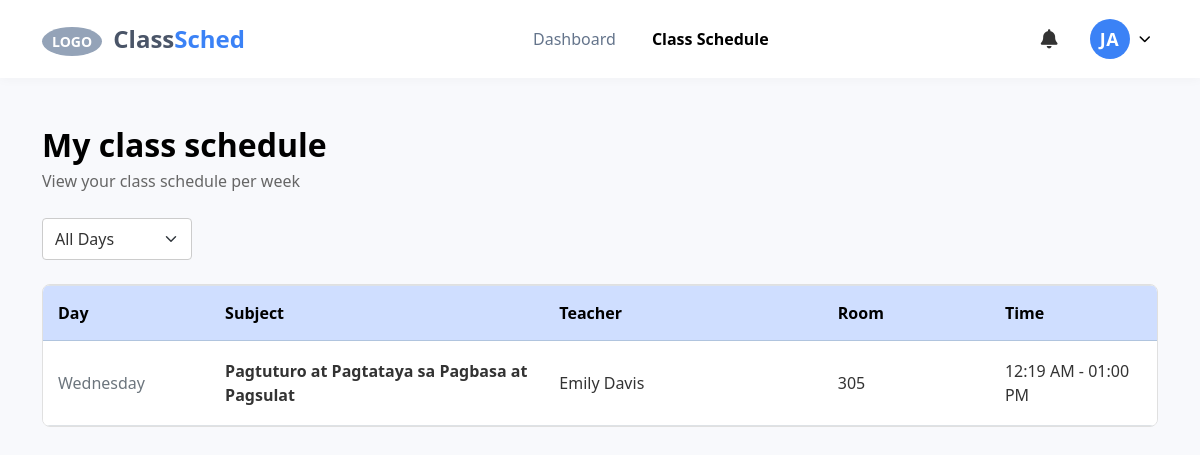
Page /src/student_schedule.php (signed in) on the earlier database version.
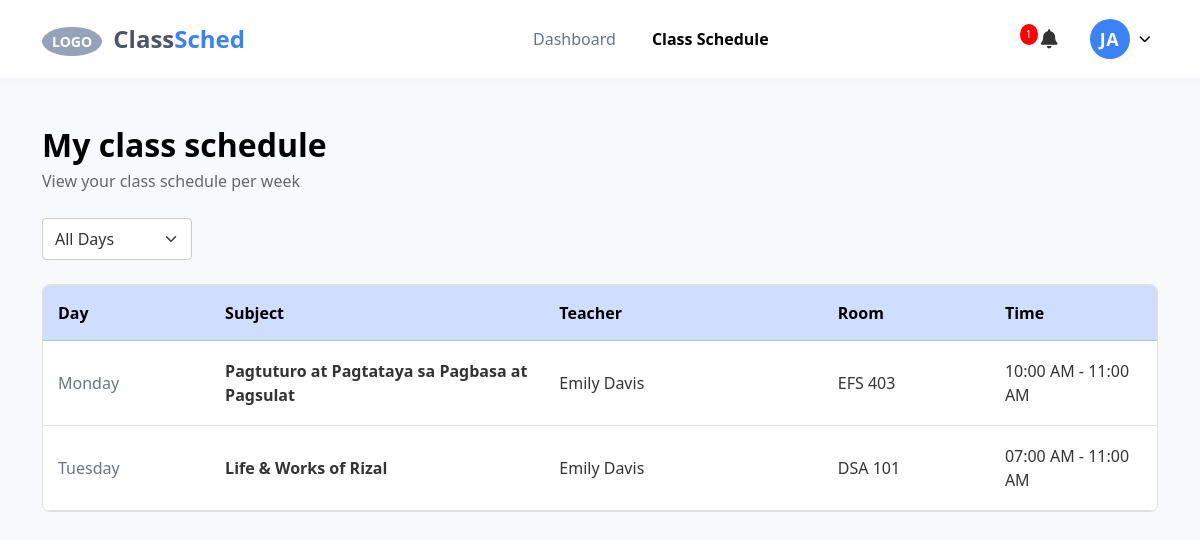
Same page on the later database version.
### tables this page shows
CREATE TABLE students (
        id INTEGER PRIMARY KEY AUTOINCREMENT,
        user_id INTEGER UNIQUE,
        student_number TEXT(50) NOT NULL,
        last_name TEXT(50) NOT NULL,
        first_name TEXT(50),
        middle_name TEXT(50),
        age INTEGER,
        phone_number TEXT(20),
        course_id INTEGER NOT NULL,
        year_level INTEGER,
        email TEXT(255) UNIQUE,
        FOREIGN KEY (user_id) REFERENCES users(id),
        FOREIGN KEY (course_id) REFERENCES courses(id)
    );

CREATE TABLE schedules (
        id INTEGER PRIMARY KEY AUTOINCREMENT,
        day TEXT NOT NULL,
        subject_id INTEGER NOT NULL,
        teacher_id INTEGER NOT NULL,
        room TEXT(10),
        time_start TIME,
        time_end TIME,
        course_id INTEGER NOT NULL,

        FOREIGN KEY (teacher_id) REFERENCES teachers(id),
        FOREIGN KEY (course_id) REFERENCES courses(id),
        FOREIGN KEY (subject_id) REFERENCES subjects(id)
    );

CREATE TABLE subjects (
        id INTEGER PRIMARY KEY AUTOINCREMENT,
        subject_name TEXT NOT NULL UNIQUE
    );

CREATE TABLE teachers (
        id INTEGER PRIMARY KEY AUTOINCREMENT,
        name TEXT NOT NULL UNIQUE
    );

### src/student_schedule.php (the view, shortened to what this page needs)
<?php
$user = $_SESSION["user"];
$db = get_db();
$user_id = $user['id'];
$student = $db->querySingle("SELECT * FROM students WHERE user_id = $user_id", true);
$student_id = $student['id'];
$course_id = (int)$student['course_id'];
$unread_count = $db->querySingle("
    SELECT COUNT(*) FROM notifications
    WHERE student_id = $student_id
    AND is_read = 0
    AND (message LIKE 'New Class:%' OR message LIKE 'Schedule Update:%')
");
$f_initial = strtoupper(substr($student['first_name'] ?: $user['name'], 0, 1));
$l_initial = !empty($student['last_name']) ? strtoupper(substr($student['last_name'], 0, 1)) : '';
if ($l_initial === '') {
    $initials = strtoupper(substr($user['name'], 0, 2));
} else {
    $initials = $f_initial . $l_initial;
}
$selected_day = $_GET['day'] ?? 'All';
$sql = "
    SELECT sch.*, sub.subject_name, t.name as teacher_name
    FROM schedules sch
    LEFT JOIN subjects sub ON sch.subject_id = sub.id
    LEFT JOIN teachers t ON sch.teacher_id = t.id
    WHERE sch.course_id = :cid
";
$sql .= " ORDER BY
    CASE
        WHEN sch.day = 'Monday' THEN 1
        WHEN sch.day = 'Tuesday' THEN 2
        WHEN sch.day = 'Wednesday' THEN 3
        WHEN sch.day = 'Thursday' THEN 4
        WHEN sch.day = 'Friday' THEN 5
        WHEN sch.day = 'Saturday' THEN 6
        WHEN sch.day = 'Sunday' THEN 7
        ELSE 8
    END,
    sch.time_start ASC";
$stmt = $db->prepare($sql);
$stmt->bindValue(':cid', $course_id, SQLITE3_INTEGER);
$result = $stmt->execute();
?>
<!DOCTYPE html>
<html lang="en">
<head>
    <link rel="stylesheet" href="https://cdn.jsdelivr.net/npm/bootstrap@5.3.3/dist/css/bootstrap.min.css">
    <link href="https://cdnjs.cloudflare.com/ajax/libs/font-awesome/6.0.0/css/all.min.css" rel="stylesheet">
    <link rel="stylesheet" href="../student_schedule.css">
    <link rel="stylesheet" href="../notification.css">
</head>
<body>
    <nav class="navbar navbar-expand-lg sticky-top">
        <div class="container">
            <a class="navbar-brand" href="#">
                <span style="background:#94a3b8; color:white; padding:5px 10px; border-radius:50%; font-size:14px; vertical-align:middle; margin-right:5px;">LOGO</span>
                Class<span class="brand-blue">Sched</span>
            </a>
            <div class="collapse navbar-collapse justify-content-center" id="navContent">
                <ul class="navbar-nav">
                    <li class="nav-item"><a class="nav-link" href="student_dashboard.php">Dashboard</a></li>
                    <li class="nav-item"><a class="nav-link active" href="student_schedule.php">Class Schedule</a></li>
                </ul>
            </div>
            <div class="d-flex align-items-center">
                <div class="dropdown notification-container me-4 position-relative">
                    <i class="fa-solid fa-bell dropdown-toggle"
                       id="notificationDropdown"
                       data-bs-toggle="dropdown"
                       aria-expanded="false"
                       style="font-size: 1.2rem;">
                    </i>
                    <?php if ($unread_count > 0): ?>
                        <span class="notification-badge">
                            <?php echo ($unread_count > 9) ? '9+' : $unread_count; ?>
                        </span>
                    <?php endif; ?>
                </div>
                <div class="dropdown">
                    <div class="profile-container dropdown-toggle" data-bs-toggle="dropdown" aria-expanded="false">
                        <div class="profile-circle">
                            <?php echo $initials; ?>
                        </div>
                        <i class="fa-solid fa-chevron-down profile-chevron"></i>
                    </div>
                </div>
            </div>
        </div>
    </nav>
    <main class="container py-5">
        <div class="mb-4">
            <h2 class="page-title">My class schedule</h2>
            <p class="page-subtitle">View your class schedule per week</p>
            <form method="GET" action="">
                <select name="day" class="form-select day-select" onchange="this.form.submit()">
                    <option value="All" <?php if($selected_day == 'All') echo 'selected'; ?>>All Days</option>
                </select>
            </form>
        </div>
        <div class="schedule-card">
            <div class="table-responsive">
                <table class="table table-bordered mb-0">
                    <thead>
                        <tr>
                            <th width="15%">Day</th>
                            <th width="30%">Subject</th>
                            <th width="25%">Teacher</th>
                            <th width="15%">Room</th>
                            <th width="15%">Time</th>
                        </tr>
                    </thead>
                    <tbody>
                        <?php
                        while ($row = $result->fetchArray(SQLITE3_ASSOC)):
                        ?>
                            <tr>
                                <td class="text-secondary"><?php echo htmlspecialchars($row['day']); ?></td>
                                <td class="fw-semibold"><?php echo htmlspecialchars($row['subject_name']); ?></td>
                                <td><?php echo htmlspecialchars($row['teacher_name']); ?></td>
                                <td><?php echo htmlspecialchars($row['room'] ?? 'TBA'); ?></td>
                                <td>
                                    <?php
                                        $start = $row['time_start'] ? date("h:i A", strtotime($row['time_start'])) : '--';
                                        $end = $row['time_end'] ? date("h:i A", strtotime($row['time_end'])) : '--';
                                        echo "$start - $end";
                                    ?>
                                </td>
                            </tr>
                        <?php endwhile; ?>
                    </tbody>
                </table>
            </div>
        </div>
    </main>
</body>
</html>

### styles/student_schedule.css (style rules this page uses)
body { background-color: #f8f9fc; font-family: 'Segoe UI', Tahoma, Geneva, Verdana, sans-serif; color: #333; }
.navbar { background: #fff; padding: 15px 0; box-shadow: 0 2px 10px rgba(0,0,0,0.03); }
.navbar-brand { font-weight: 700; font-size: 24px; color: #4a5568; }
.brand-blue { color: #3b82f6; }
.nav-link { font-weight: 500; color: #64748b; margin: 0 10px; }
.nav-link.active { color: #3b82f6; font-weight: 600; }
.profile-container { display: flex; align-items: center; cursor: pointer; padding: 4px 8px; border-radius: 50px; transition: background 0.2s; gap: 10px; }
.profile-circle { width: 40px; height: 40px; min-width: 40px; background-color: #3b82f6; color: white; border-radius: 50%; display: flex; align-items: center; justify-content: center; font-weight: 700; font-size: 18px; line-height: 1; letter-spacing: 0.5px; }
.profile-chevron { color: #000000; font-size: 12px; }
.dropdown-toggle::after { display: none !important; }
.page-title { font-size: 2rem; font-weight: 800; color: #000; margin-bottom: 5px; }
.page-subtitle { color: #666; font-size: 1rem; margin-bottom: 25px; }
.schedule-card { background: white; border: 1px solid #e0e0e0; border-radius: 8px; padding: 0; box-shadow: none; margin-top: 15px; overflow: hidden; }
.table { margin-bottom: 0; }
.table thead th { background-color: #cfdeff; color: #000; font-weight: 600; border-bottom: 1px solid #b0c4de; padding: 15px; }
.table tbody td { padding: 18px 15px; vertical-align: middle; color: #333; border-bottom: 1px solid #dee2e6; font-weight: 500; }
.table tbody tr:last-child td { border-bottom: none; }
.table-bordered > :not(caption) > * > * { border-width: 0 0 1px 0; }
.day-select { width: auto; min-width: 150px; border: 1px solid #ccc; border-radius: 4px; padding: 8px 12px; background-color: #fff; font-weight: 500; color: #333; }

### notification.css (style rules this page uses)
.notification-container { display: flex; align-items: center; }
.notification-container .fa-bell { transition: color 0.3s ease; cursor: pointer; }
.notification-container .dropdown-toggle::after { display: none; }
.notification-badge { position: absolute; top: -5px; right: 20px; padding: 3px 6px; border-radius: 50%; background-color: red; color: white; font-size: 10px; }

Differences in the rows shown:
removed schedules: day "Wednesday", subject.subject_name "Pagtuturo at Pagtataya sa Pagbasa at Pagsulat", teacher.name "Emily Davis", room "305", time_start "12:19 AM", time_end "01:00 PM"
shown differently, row unchanged: students "JA": id (not shown) → "1"
added schedules: day "Monday", subject.subject_name "Pagtuturo at Pagtataya sa Pagbasa at Pagsulat", teacher.name "Emily Davis", room "EFS 403", time_start "10:00 AM", time_end "11:00 AM"
added schedules: day "Tuesday", subject.subject_name "Life & Works of Rizal", teacher.name "Emily Davis", room "DSA 101", time_start "07:00 AM", time_end "11:00 AM"
